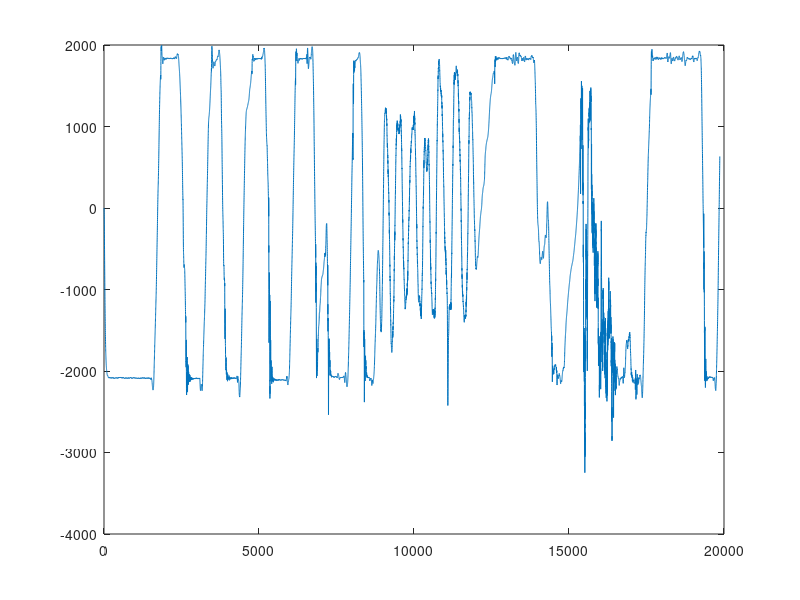

MATLAB code for this plot:
clear;
raw = load('imu.txt');
dt = 0.002;
coe = 14.6884 * dt;
raw = raw';
raw(2,:) = raw(2,:) / coe;
N = length(raw);
X = zeros(1,N);
K = zeros(1,N);
%X(1,1) = 0;%raw(1,1);
P = eye(1);
I = eye(1);
Q = 1;
R = 500;
for k = 2:N
   X(k) = X(k-1) + raw(2,k) * dt;
   P = P + Q;
   K(k) = P / (P + R);
   X(k) = X(k) + K(k) * (raw(1,k) - X(k));
   P = (I - K(k)) * P;
end

plot(X);